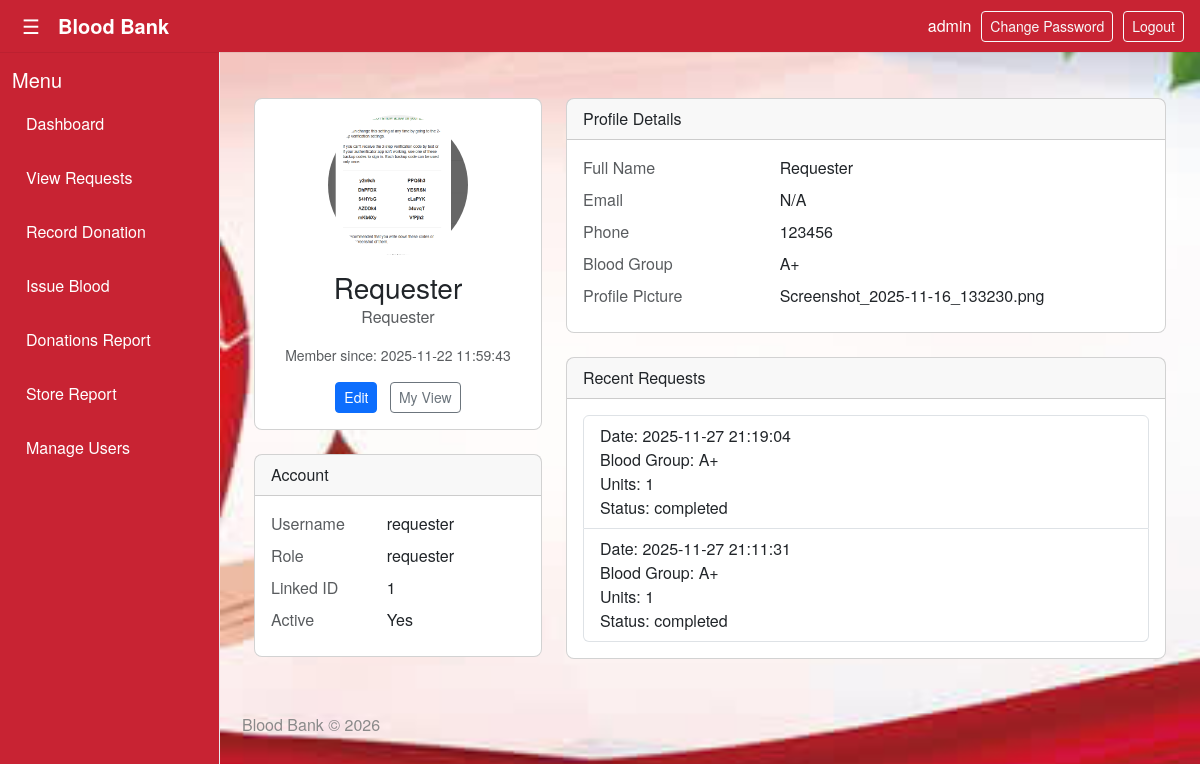
The app's page /user/7/profile (signed in) with its own data.
### tables this page shows
CREATE TABLE users (
            id INTEGER PRIMARY KEY,
            name TEXT,
            email_id TEXT UNIQUE,
            phone TEXT,
            username TEXT UNIQUE NOT NULL,
            password_hash TEXT NOT NULL,
            role TEXT NOT NULL DEFAULT 'donor',
            linked_entity_id INTEGER,
            created_at TIMESTAMP DEFAULT CURRENT_TIMESTAMP,
            is_active INTEGER DEFAULT 1,
            profile_pic TEXT,
            blood_type TEXT
        , total_units INTEGER DEFAULT 0, last_donation TIMESTAMP);

CREATE TABLE requests (
            id INTEGER PRIMARY KEY AUTOINCREMENT,
            requester_id INTEGER,
            requester_name TEXT,
            requester_username TEXT,
            blood_group TEXT,
            units INTEGER,
            status TEXT DEFAULT 'open',
            accepted_by INTEGER DEFAULT NULL,
            accepted_by_name TEXT,
            assigned_donor_id INTEGER DEFAULT NULL,
            assigned_donor_name TEXT,
            note TEXT,
            created_at TEXT DEFAULT CURRENT_TIMESTAMP
        , scheduled_at TEXT DEFAULT NULL, completed_at TEXT DEFAULT NULL, donation_id INTEGER DEFAULT NULL);

### bb.py (the view)
@app.route("/user/<int:id>/profile")
@login_required
def user_profile(id):
    user_row = db_fetchone("SELECT * FROM users WHERE id = ?", (id,))
    if not user_row:
        user_row = db_fetchone(
            "SELECT * FROM users WHERE linked_entity_id = ? LIMIT 1",
            (id,),
        )
    if not user_row:
        abort(404)
    user = dict(user_row)
    try:
        target_user_id = int(user.get("id") or 0)
    except Exception:
        target_user_id = None
    target_linked_id = row_get(user_row, "linked_entity_id")
    try:
        target_linked_id_int = int(target_linked_id) if target_linked_id is not None else None
    except Exception:
        target_linked_id_int = None
    allow = False
    if is_admin() or is_staff():
        allow = True
    try:
        if (
            not allow
            and current_user.is_authenticated
            and target_user_id
            and int(current_user.get_id()) == int(target_user_id)
        ):
            allow = True
    except Exception:
        pass
    try:
        if (
            not allow
            and current_user.is_authenticated
            and current_user.linked_entity_id
            and int(current_user.linked_entity_id) == int(id)
        ):
            allow = True
    except Exception:
        pass
    try:
        if (
            not allow
            and current_user.is_authenticated
            and current_user.linked_entity_id
            and target_linked_id_int
            and int(current_user.linked_entity_id) == int(target_linked_id_int)
        ):
            allow = True
    except Exception:
        pass
    if not allow:
        flash("Access denied.", "danger")
        return redirect(url_for("users") if (is_admin() or is_staff()) else url_for("dashboard"))
    linked = None
    linked_type = None
    role = row_get(user_row, "role", "")
    try:
        if role == "donor" and target_user_id:
            donations_rows = db_fetchall(
                "SELECT * FROM donations WHERE donor_id = ? ORDER BY created_at DESC LIMIT 10",
                (target_user_id,),
            )
            linked = {
                "donations": rows_to_dicts(donations_rows)
            }
            linked_type = "donor"
        elif role == "requester" and target_user_id:
            req_rows = db_fetchall(
                "SELECT * FROM requests WHERE requester_id = ? ORDER BY created_at DESC LIMIT 50",
                (target_user_id,),
            )
            linked = {
                "requests": rows_to_dicts(req_rows)
            }
            linked_type = "requester"
    except Exception:
        linked = None
        linked_type = None
    profile_pic = row_get(user_row, "profile_pic", None)
    return render_template(
        "profile.html",
        user=user,
        linked=linked,
        linked_type=linked_type,
        profile_pic=profile_pic,
    )

### bb.py (called while the page is built)
def get_db():
    conn = sqlite3.connect(DB_PATH)
    conn.row_factory = sqlite3.Row
    return conn

def db_fetchall(sql, params=()):
    conn = get_db()
    try:
        cur = conn.cursor()
        cur.execute(sql, params)
        rows = cur.fetchall()
        return rows
    finally:
        if conn:
            conn.close()

def db_fetchone(sql, params=()):
    conn = get_db()
    try:
        cur = conn.cursor()
        cur.execute(sql, params)
        row = cur.fetchone()
        return row
    finally:
        if conn:
            conn.close()

def rows_to_dicts(rows):
    return [dict(r) for r in rows]

def row_get(row, key, default=None):
    if row is None:
        return default
    try:
        return row[key]
    except Exception:
        try:
            return dict(row).get(key, default)
        except Exception:
            return default

@login_manager.user_loader
def load_user(user_id):
    row = db_fetchone(
        """
        SELECT
            id, username, role, password_hash, name,
            blood_type, linked_entity_id, is_active, email_id, phone
        FROM users WHERE id = ?
        """,
        (user_id,)
    )
    if row:
        return User(row)
    return None

def is_admin():
    return current_user.is_authenticated and current_user.role == 'admin'

@app.context_processor
def inject_helpers():
    def current_year():
        return datetime.utcnow().year
    def utcnow():
        return datetime.utcnow().isoformat(sep=' ', timespec='seconds')
    return {"current_year": current_year, "utcnow": utcnow}

    @property
    def is_active(self):
        return self._is_active

### templates/profile.html (shortened to what this page needs)
{% extends "base.html" %}
{% block content %}
<div class="container mt-4">
    <div class="row">
        <div class="col-md-4">
            <div class="card text-center mb-4">
                <div class="card-body">
                    {% set pic = user.profile_pic %}
                    {% if not pic %}
                        {% set pic = url_for('static', filename='img/default-profile.png') %}
                    {% else %}
                        {% set pic = url_for('static', filename='uploads/' ~ pic) %}
                    {% endif %}
                    <img src="{{ pic }}"
                         alt="Profile picture"
                         class="rounded-circle mb-3"
                         style="width:140px; height:140px; object-fit:cover;">
                    <h3 class="card-title mb-0">
                        {{ user.full_name or user.name or user.username }}
                    </h3>
                    <p class="text-muted">{{ user.role|capitalize }}</p>
                    <p class="text-muted small">
                        Member since: {{ user.created_at or 'N/A' }}
                    </p>
                    <a href="{{ url_for('edit_user', id=user.id) }}" class="btn btn-primary btn-sm me-2">Edit</a>
                    <a href="{{ url_for('dashboard') }}" class="btn btn-outline-secondary btn-sm">My View</a>
                </div>
            </div>
            <div class="card mb-4">
                <div class="card-header">Account</div>
                <div class="card-body">
                    <div class="row mb-2">
                        <div class="col-5 text-muted">Username</div>
                        <div class="col-7">{{ user.username }}</div>
                    </div>
                    <div class="row mb-2">
                        <div class="col-5 text-muted">Role</div>
                        <div class="col-7">{{ user.role }}</div>
                    </div>
                    <div class="row mb-2">
                        <div class="col-5 text-muted">Linked ID</div>
                        <div class="col-7">
                            {{ user.linked_entity_id if user.linked_entity_id else '-' }}
                        </div>
                    </div>
                    <div class="row mb-2">
                        <div class="col-5 text-muted">Active</div>
                        <div class="col-7">
                            {% if user.is_active %}Yes{% else %}No{% endif %}
                        </div>
                    </div>
                </div>
            </div>
        </div>
        <div class="col-md-8">
            <div class="card mb-4">
                <div class="card-header">Profile Details</div>
                <div class="card-body">
                    <div class="row mb-2">
                        <div class="col-4 text-muted">Full Name</div>
                        <div class="col-8">{{ user.full_name or user.name or 'N/A' }}</div>
                    </div>
                    <div class="row mb-2">
                        <div class="col-4 text-muted">Email</div>
                        <div class="col-8">{{ user.email or 'N/A' }}</div>
                    </div>
                    <div class="row mb-2">
                        <div class="col-4 text-muted">Phone</div>
                        <div class="col-8">{{ user.phone or 'N/A' }}</div>
                    </div>
                    <div class="row mb-2">
                        <div class="col-4 text-muted">Blood Group</div>
                        <div class="col-8">{{ user.blood_group or user.blood_type or 'N/A' }}</div>
                    </div>
                    <div class="row mb-2">
                        <div class="col-4 text-muted">Profile Picture</div>
                        <div class="col-8">{{ user.profile_pic or 'N/A' }}</div>
                    </div>
                </div>
            </div>
            {% if linked_type == "requester" and linked %}
            <div class="card mb-4">
                <div class="card-header">Recent Requests</div>
                <div class="card-body">
                    {% if linked.requests and linked.requests|length > 0 %}
                        <ul class="list-group">
                            {% for r in linked.requests %}
                                <li class="list-group-item">
                                    Date: {{ r.created_at }}
                                    <br>
                                    Blood Group: {{ r.blood_group }}
                                    <br>
                                    Units: {{ r.units or r.quantity or 'N/A' }}
                                    <br>
                                    Status: {{ r.status or 'N/A' }}
                                </li>
                            {% endfor %}
                        </ul>
                    {% else %}
                        <p class="text-muted mb-0">No requests recorded.</p>
                    {% endif %}
                </div>
            </div>
            {% endif %}
        </div>
    </div>
</div>
{% endblock %}

### templates/base.html (shortened to what this page needs)
<!doctype html>
<html lang="en">
<head>
  <link href="https://cdn.jsdelivr.net/npm/bootstrap@5.3.2/dist/css/bootstrap.min.css" rel="stylesheet">
  <link rel="stylesheet" href="{{ url_for('static', filename='css/style.css') }}">
</head>
<body>
  <div class="topbar">
    <div style="display:flex;align-items:center">
      <button id="menu-toggle" class="hamburger">&#9776;</button>
      <div class="brand">Blood Bank</div>
    </div>
    <div class="top-actions">
      {% if current_user.is_authenticated %}
        <div style="color:white; text-transform:lowercase;">{{ current_user.username }}</div>
        <a href="{{ url_for('change_password') }}" class="btn btn-sm btn-outline-light">Change Password</a>
        <a href="{{ url_for('logout') }}" class="btn btn-sm btn-outline-light">Logout</a>
      {% endif %}
    </div>
  </div>
  <div class="layout">
    <aside id="sidebar" class="sidebar">
      <h5>Menu</h5>
      <ul class="nav-list">
        {% if not current_user.is_authenticated %}
          <li><a href="{{ url_for('register_donor') }}">Register as Donor</a></li>
          <li><a href="{{ url_for('register_requester') }}">Register as Requester</a></li>
        {% else %}
          {% if current_user.role in ['admin','staff'] %}
            <li><a class="{% if request.endpoint == 'dashboard' %}active{% endif %}" href="{{ url_for('dashboard') }}">Dashboard</a></li>
            <li><a class="{% if request.endpoint == 'requests_page' %}active{% endif %}" href="{{ url_for('requests_page') }}">View Requests</a></li>
            <li><a class="{% if request.endpoint == 'record_donation' %}active{% endif %}" href="{{ url_for('record_donation') }}">Record Donation</a></li>
            <li><a class="{% if request.endpoint == 'issue_blood' %}active{% endif %}" href="{{ url_for('issue_blood') }}">Issue Blood</a></li>
            <li><a class="{% if request.endpoint == 'donations_report' %}active{% endif %}" href="{{ url_for('donations_report') }}">Donations Report</a></li>
            <li><a class="{% if request.endpoint == 'store_report' %}active{% endif %}" href="{{ url_for('store_report') }}">Store Report</a></li>
            <li><a class="{% if request.endpoint == 'users' %}active{% endif %}" href="{{ url_for('users') }}">Manage Users</a></li>
          {% endif %}
        {% endif %}
      </ul>
    </aside>
    <main class="content">
      {% block content %}{% endblock %}
      <footer class="site-footer">
        Blood Bank © {{ current_year() }}
      </footer>
    </main>
  </div>
</body>
</html>

### static/css/style.css (style rules this page uses)
body { background: #f8f9fa; font-family: system-ui, -apple-system, "Segoe UI", Roboto, "Helvetica Neue", Arial; }
.sidebar { height: 100vh; border-right: 1px solid #e9ecef; }
.card { border-radius: 8px; }
.btn-sm { padding: .25rem .5rem; }

### records on screen
users: username "admin"
users: name "Requester", role "Requester", created_at "2025-11-22 11:59:43", username "requester", role "requester", linked_entity "1", phone "123456", blood_type "A+", profile_pic "Screenshot_2025-11-16_133230.png"
requests: created_at "2025-11-27 21:19:04", blood_group "A+", units "1", status "completed"
requests: created_at "2025-11-27 21:11:31", blood_group "A+", units "1", status "completed"

### other values on screen
{{ user.email or 'N/A' }} "N/A"
{{ current_year() }} "2026"
